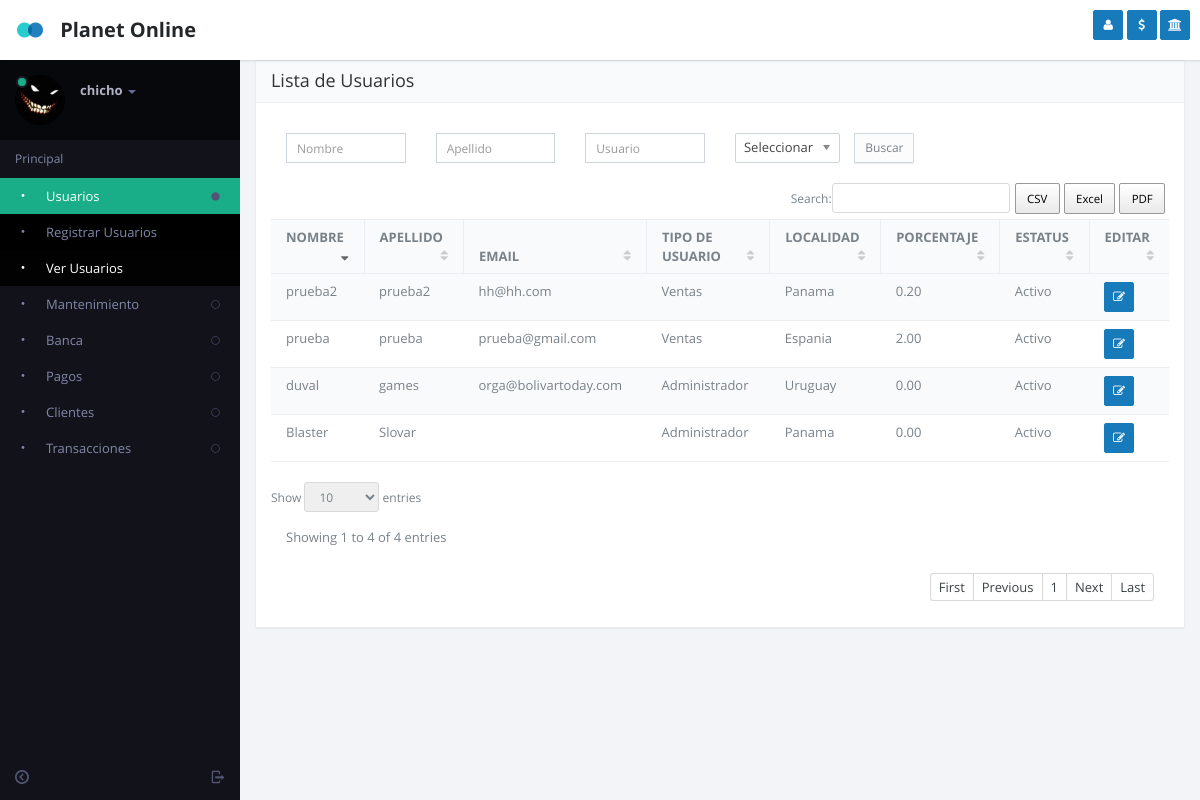
/users.php (signed in), run on the app's committed database.
### tables this page shows
CREATE TABLE `users` (
  `id` int(11) NOT NULL,
  `user` varchar(50) NOT NULL,
  `name` varchar(50) NOT NULL,
  `last_name` varchar(50) NOT NULL,
  `id_roll_user` int(11) NOT NULL,
  `password` varchar(50) NOT NULL,
  `image` varchar(250) NOT NULL,
  `stat` int(11) NOT NULL,
  `location` int(11) NOT NULL,
  `create_date` datetime NOT NULL DEFAULT CURRENT_TIMESTAMP,
  `email` varchar(100) NOT NULL,
  `id_user_reg` int(11) NOT NULL,
  `percentage` decimal(3,2) NOT NULL,
  `referred` int(11) NOT NULL
);

CREATE TABLE `type_user` (
  `id` int(11) NOT NULL,
  `name` varchar(50) NOT NULL,
  `stat` int(11) NOT NULL
);

CREATE TABLE `country` (
  `id` int(11) NOT NULL,
  `name` varchar(50) NOT NULL,
  `stat` int(11) NOT NULL,
  `id_user_reg` int(11) NOT NULL,
  `data_time` datetime NOT NULL
);

### include/defs.php (called while the page is built, shortened)
<?php
	function MySQLQuery($query)
	{
		$success= mysql_db_query($GLOBALS["DB_DBName"], $query);
		return $success;
	}
	function GetRecord($strTable, $strCriteria)
	{
		$strQuery = "select * from $strTable ";
		if(!empty($strCriteria))
			$strQuery .= "where $strCriteria;";
		$nResult = MySQLQuery($strQuery);
		return mysql_fetch_array($nResult,MYSQL_ASSOC);
	}
	function GetRecords($sql)
	{
		$check=MySQLQuery($sql);
		$return=array();
		$i=0;
		while ($row = mysql_fetch_array($check))
		 {
			$return[$i]=$row;
			$i++;
		}
		return $return;
	}
?>

### users.php (the view, shortened to what this page needs)
<?php
    $userclass="class='active'";
    $userlistclass="class='active'";
    include("include/defs.php");
    include("header.php");
    $where = "where (1=1)";
      $arrUser = GetRecords("SELECT users.*,
                                    type_user.name as name_type_user,
                                    country.name as LOCATION
                             from users
                             inner join type_user on type_user.id = users.id_roll_user
                             inner join country on country.id = users.location
                             $where
                             order by users.id");
?>
	<section id="content">
          <section class="vbox">
            <section class="scrollable padder">
              <section class="panel panel-default">
                <header class="panel-heading">
                          <span class="h4">Lista de Usuarios</span>
                </header>
                <div class="panel-body">
                    <form method="post" action="" novalidate>
                      <div class="row wrapper">
                        <div class="col-sm-2 m-b-xs">
                          <div class="input-group">
                            <input type="text" class="input-s input-sm form-control" value="<?php if(isset($name)){ echo $name;}?>" name="name" placeholder="Nombre">
                          </div>
                        </div>
                        <div class="col-sm-2 m-b-xs">
                          <div class="input-group">
                            <input type="text" class="input-s input-sm form-control" value="<?php if(isset($lname)){ echo $lname;}?>" name="lname" placeholder="Apellido">
                          </div>
                        </div>
                        <div class="col-sm-2 m-b-xs">
                          <div class="input-group">
                            <input type="text" class="input-s input-sm form-control" value="<?php if(isset($user)){ echo $user;}?>" name="user" placeholder="Usuario">
                          </div>
                        </div>
                        <div class="col-sm-3 m-b-xs">
                          <div class="input-group">
                            <span class="input-group-btn padder "><button type="submit" class="btn btn-sm btn-default">Buscar</button></span>
                          </div>
                        </div>
                      </div>
                    </form>
                    <div class="table-responsive">
                        <table class="table table-striped b-t b-light" data-ride="datatables">
                          <thead>
                            <tr>
                              <th>NOMBRE</th>
                              <th>APELLIDO</th>
                              <th>EMAIL</th>
                              <th>TIPO DE USUARIO</th>
                              <th>LOCALIDAD</th>
                              <th>PORCENTAJE</th>
                              <th>ESTATUS</th>
                              <th>EDITAR</th>
                            </tr>
                          </thead>
                          <tbody>
                          <?PHP
                            foreach ($arrUser as $key => $value) {
                              $status = ($value['stat'] == 1) ? 'Activo' : 'Inactivo';
                            ?>
                          <tr>
                              <td class="tbdata"> <?php echo $value['name']?> </td>
                              <td class="tbdata"> <?php echo $value['last_name']?> </td>
                              <td class="tbdata"> <?php echo $value['email']?> </td>
                              <td class="tbdata"> <?php echo $value['name_type_user']?> </td>
                              <td class="tbdata"> <?php echo $value['LOCATION']?> </td>
                              <td class="tbdata"> <?php echo $value['percentage']?> </td>
                              <td class="tbdata"> <?php echo $status?> </td>
                              <td>
                                <a href="modal-usuario.php?id=<?php echo $value['id']?>" title="Agregar una nota" data-toggle="ajaxModal" class="btn btn-sm btn-icon btn-primary"><i class="fa fa-edit (alias)"></i></a>
                              </td>
                          </tr>
                          <?php
                          }
                          ?>
                          </tbody>
                        </table>
                    </div>
                </div>
              </section>
            </section>
        </section>
    </section>
<?php
	include("footer.php");
?>

### left-nav.php (shortened to what this page needs)
    <aside class="bg-black aside-md hidden-print hidden-xs" id="nav">
      <section class="vbox">
        <section class="w-f scrollable">
          <div class="slim-scroll" data-height="auto" data-disable-fade-out="true" data-distance="0" data-size="10px" data-railOpacity="0.2">
            <div class="clearfix wrapper dk nav-user hidden-xs">
              <div class="dropdown">
                <a href="#" class="dropdown-toggle" data-toggle="dropdown">
                  <span class="thumb avatar pull-left m-r">
                    <?php
                      $getuserDetail = GetRecord("users", "id =".$_SESSION['USER_ID']);
                      if(isset($getuserDetail['image']) && $getuserDetail['image'] != '')
                        $uimage = $getuserDetail['image'];
                      else
                        $uimage = "images/p0.jpg";
                    ?>
                    <img src="<?php echo $uimage;?>" class="dker" alt="...">
                    <i class="on md b-black"></i>
                  </span>
                  <span class="hidden-nav-xs clear">
                    <span class="block m-t-xs">
                      <strong class="font-bold text-lt"><?php echo $_SESSION['USER_NAME']?></strong>
                      <b class="caret"></b>
                    </span>
                  </span>
                </a>
              </div>
            </div>
            <nav class="nav-primary hidden-xs">
              <div class="text-muted text-sm hidden-nav-xs padder m-t-sm m-b-sm"><a href="main.php">Principal</a></div>
              <ul class="nav nav-main" data-ride="collapse">
                <?php if($_SESSION['USER_ROLE'] == 1) : ?>
                <li <?php if(isset($userclass)) echo $userclass;?>>
                  <a href="#" class="auto">
                    <span class="pull-right text-muted">
                      <i class="i i-circle-sm text-active"></i>
                    </span>
                    <i class="i i-dot"></i>
                    <span>Usuarios</span>
                  </a>
                  <ul class="nav dker">
                    <li <?php if(isset($registerclass)) echo $registerclass;?>>
                      <a href="register.php"><i class="i i-dot"></i>
                        <span>Registrar Usuarios</span>
                      </a>
                    </li>
                    <li <?php if(isset($userlistclass)) echo $userlistclass;?>>
                      <a href="users.php"><i class="i i-dot"></i>
                        <span>Ver Usuarios</span>
                      </a>
                    </li>
                  </ul>
                </li>
                <li <?php if(isset($mantenimientoclass)) echo $mantenimientoclass;?>>
                  <a href="#" class="auto">
                    <span class="pull-right text-muted">
                      <i class="i i-circle-sm-o text"></i>
                    </span>
                    <i class="i i-dot"></i>
                    <span>Mantenimiento</span>
                  </a>
                </li>
                <li <?php if(isset($bankclass)) echo $bankclass;?>>
                  <a href="#" class="auto">
                    <span class="pull-right text-muted">
                      <i class="i i-circle-sm-o text"></i>
                    </span>
                    <i class="i i-dot"></i>
                    <span>Banca</span>
                  </a>
                </li>
                <li <?php if(isset($pay)) echo $pay;?>>
                  <a href="#" class="auto">
                    <span class="pull-right text-muted">
                      <i class="i i-circle-sm-o text"></i>
                    </span>
                    <i class="i i-dot"></i>
                    <span>Pagos</span>
                  </a>
                </li>
                <?php endif;?>
                <li <?php if(isset($custclass)) echo $custclass;?>>
                  <a href="#" class="auto">
                    <span class="pull-right text-muted">
                      <i class="i i-circle-sm-o text"></i>
                    </span>
                    <i class="i i-dot"></i>
                    <span>Clientes</span>
                  </a>
                </li>
                <li <?php if(isset($transaction)) echo $transaction;?>>
                  <a href="#" class="auto">
                    <span class="pull-right text-muted">
                      <i class="i i-circle-sm-o text"></i>
                    </span>
                    <i class="i i-dot"></i>
                    <span>Transacciones</span>
                  </a>
                </li>
          </ul>
        </nav>
      </div>
    </section>
    <footer class="footer hidden-xs no-padder text-center-nav-xs">
      <a href="modal.lockme.html" data-toggle="ajaxModal" class="btn btn-icon icon-muted btn-inactive pull-right m-l-xs m-r-xs hidden-nav-xs">
        <i class="i i-logout"></i>
      </a>
      <a href="#nav" data-toggle="class:nav-xs" class="btn btn-icon icon-muted btn-inactive m-l-xs m-r-xs">
        <i class="i i-circleleft text"></i>
      </a>
    </footer>
  </section>
</aside>

### js/datatables/datatables.css (style rules this page uses)
.dataTables_wrapper .table { border: 1px solid #eee; border-width: 1px 0; }
.dataTables_wrapper th { cursor: pointer; outline: 0; }
.dataTables_wrapper th:after { font-family: FontAwesome; color: #666; position: relative; font-weight: normal; float: right; }
.dataTables_wrapper .sorting:after { content: "\f0dc"; color: #ccc; }
.dataTables_wrapper .sorting_desc:after { content: "\f0dd"; }

### data on the page
users: image (picture), name "Blaster", last_name "Slovar", type_user.name "Administrador", country.name "Panama", percentage "0.00", stat "Activo"
users: name "duval", last_name "games", email "orga@bolivartoday.com", type_user.name "Administrador", country.name "Uruguay", percentage "0.00", stat "Activo"
users: name "prueba", last_name "prueba", email "prueba@gmail.com", type_user.name "Ventas", country.name "Espania", percentage "2.00", stat "Activo"
users: name "prueba2", last_name "prueba2", email "hh@hh.com", type_user.name "Ventas", country.name "Panama", percentage "0.20", stat "Activo"

### other printed values
$_SESSION['USER_NAME'] "chicho"
